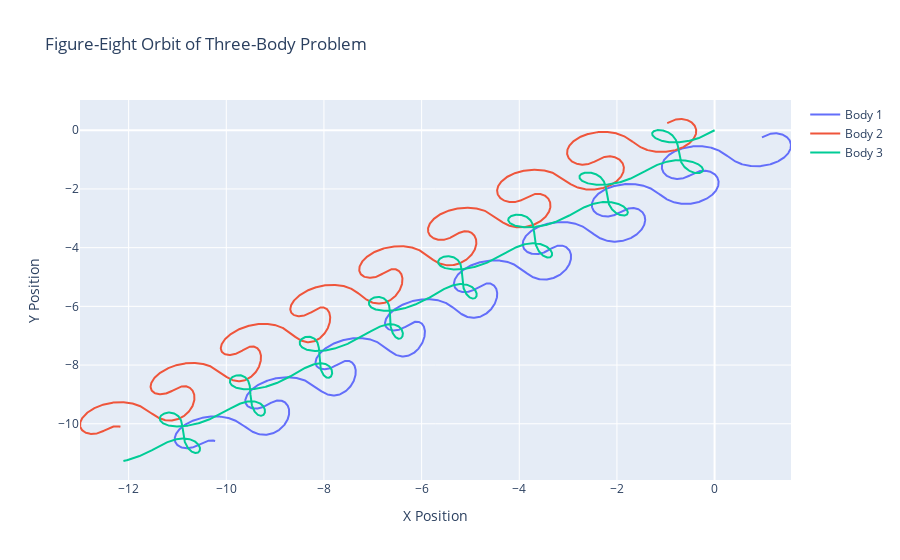

Write notebook code for a chart like this one.
### Code cell
import numpy as np
import plotly.graph_objects as go
from scipy.integrate import odeint



# Constants
G = 0.9  # Gravitational constant
m = 1.0  # Mass of each body
dt = 0.01  # Time step
steps = 5000  # Number of steps

# Initial positions and velocities for figure-eight orbit (from Chenciner & Montgomery 2000)
r1 = np.array([0.97000436, -0.24308753])
r2 = -r1
r3 = np.array([0.0, 0.0])

v1 = np.array([0.4662036850, 0.4323657300])
#v2 = 1.03*v1 # stable dynamic
v2 = v1 # figure 8
v3 = -2 * v1

# Initialize arrays to store trajectories
r1_traj, r2_traj, r3_traj = [], [], []

# Function to compute acceleration due to gravity
def acceleration(r_i, r_j):
    diff = r_j - r_i
    return G * m * diff / np.linalg.norm(diff)**3

# Simulation loop
for _ in range(steps):
    # Store current positions
    r1_traj.append(r1.copy())
    r2_traj.append(r2.copy())
    r3_traj.append(r3.copy())

    # Compute accelerations
    a1 = acceleration(r1, r2) + acceleration(r1, r3)
    a2 = acceleration(r2, r1) + acceleration(r2, r3)
    a3 = acceleration(r3, r1) + acceleration(r3, r2)

    # Update velocities
    v1 += a1 * dt
    v2 += a2 * dt
    v3 += a3 * dt

    # Update positions
    r1 += v1 * dt
    r2 += v2 * dt
    r3 += v3 * dt

# Convert trajectories to numpy arrays
r1_traj = np.array(r1_traj)
r2_traj = np.array(r2_traj)
r3_traj = np.array(r3_traj)

# Create plot
fig = go.Figure()
fig.add_trace(go.Scatter(x=r1_traj[:,0], y=r1_traj[:,1], mode='lines', name='Body 1'))
fig.add_trace(go.Scatter(x=r2_traj[:,0], y=r2_traj[:,1], mode='lines', name='Body 2'))
fig.add_trace(go.Scatter(x=r3_traj[:,0], y=r3_traj[:,1], mode='lines', name='Body 3'))
fig.update_layout(title='Figure-Eight Orbit of Three-Body Problem',
                  xaxis_title='X Position',
                  yaxis_title='Y Position',
                  showlegend=True)
#plt.axis("equal")

# Save plot
#fig.write_image("figure_eight_orbit.png")
#fig.write_json("figure_eight_orbit.json")

### Figure 1 — Plotly figure (JSON) as saved in the notebook; plotly's stock layout.template omitted (floating-point values rounded to 4 significant figures; data arrays with more than 128 entries replaced by an {"elided": "..."} marker saying what was removed)
{"data": [{"mode": "lines", "name": "Body 1", "type": "scatter", "x": {"elided": "5000 float values"}, "y": {"elided": "5000 float values"}}, {"mode": "lines", "name": "Body 2", "type": "scatter", "x": {"elided": "5000 float values"}, "y": {"elided": "5000 float values"}}, {"mode": "lines", "name": "Body 3", "type": "scatter", "x": {"elided": "5000 float values"}, "y": {"elided": "5000 float values"}}], "layout": {"showlegend": true, "title": {"text": "Figure-Eight Orbit of Three-Body Problem"}, "xaxis": {"title": {"text": "X Position"}}, "yaxis": {"title": {"text": "Y Position"}}}}
